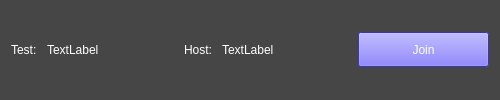
<?xml version="1.0" encoding="UTF-8"?>
<ui version="4.0">
 <class>sessionActive</class>
 <widget class="QWidget" name="sessionActive">
  <property name="geometry">
   <rect>
    <x>0</x>
    <y>0</y>
    <width>500</width>
    <height>100</height>
   </rect>
  </property>
  <property name="sizePolicy">
   <sizepolicy hsizetype="Preferred" vsizetype="Minimum">
    <horstretch>0</horstretch>
    <verstretch>0</verstretch>
   </sizepolicy>
  </property>
  <property name="minimumSize">
   <size>
    <width>500</width>
    <height>100</height>
   </size>
  </property>
  <property name="maximumSize">
   <size>
    <width>16777215</width>
    <height>100</height>
   </size>
  </property>
  <property name="windowTitle">
   <string>Form</string>
  </property>
  <property name="styleSheet">
   <string notr="true">background-color: rgb(70, 70, 70);
border-color: rgb(192, 192, 192);</string>
  </property>
  <layout class="QHBoxLayout" name="horizontalLayout">
   <item>
    <widget class="QLabel" name="label_2">
     <property name="maximumSize">
      <size>
       <width>30</width>
       <height>16777215</height>
      </size>
     </property>
     <property name="styleSheet">
      <string notr="true">color: rgb(255, 255, 255);</string>
     </property>
     <property name="text">
      <string>Test:</string>
     </property>
    </widget>
   </item>
   <item>
    <widget class="QLabel" name="test_title">
     <property name="styleSheet">
      <string notr="true">color: rgb(255, 255, 255);</string>
     </property>
     <property name="text">
      <string>TextLabel</string>
     </property>
    </widget>
   </item>
   <item>
    <widget class="QLabel" name="label">
     <property name="maximumSize">
      <size>
       <width>32</width>
       <height>16777215</height>
      </size>
     </property>
     <property name="styleSheet">
      <string notr="true">color: rgb(255, 255, 255);</string>
     </property>
     <property name="text">
      <string>Host:</string>
     </property>
    </widget>
   </item>
   <item>
    <widget class="QLabel" name="tester_username">
     <property name="styleSheet">
      <string notr="true">color: rgb(255, 255, 255);</string>
     </property>
     <property name="text">
      <string>TextLabel</string>
     </property>
    </widget>
   </item>
   <item>
    <widget class="QPushButton" name="session_join_button">
     <property name="minimumSize">
      <size>
       <width>100</width>
       <height>35</height>
      </size>
     </property>
     <property name="maximumSize">
      <size>
       <width>150</width>
       <height>35</height>
      </size>
     </property>
     <property name="styleSheet">
      <string notr="true">background-color: rgb(86, 73, 255); color: rgb(255, 255, 255);</string>
     </property>
     <property name="text">
      <string>Join</string>
     </property>
    </widget>
   </item>
  </layout>
 </widget>
 <resources/>
 <connections/>
</ui>
